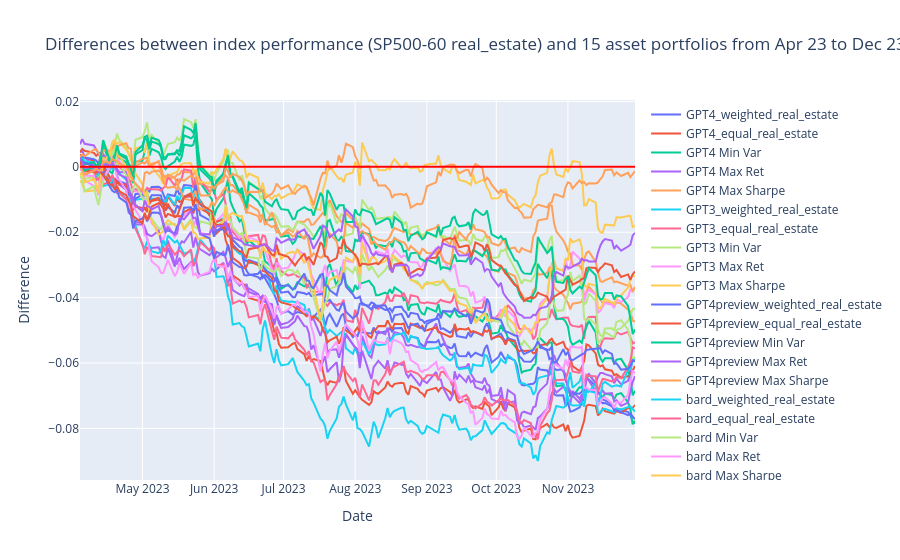

The code cell stored with this chart in its notebook:
### Code cell
outsample_data_diff_comp = cumulative_returns_diff_comp.loc[outsample_startdate:outsample_enddate]

fig = go.Figure()

for column in outsample_data_diff_comp.columns:
    fig.add_trace(go.Scatter(x=outsample_data_diff_comp.index.sort_values(),
                                y=outsample_data_diff_comp[column],
                                mode='lines',
                                name=column))

fig.add_trace(go.Scatter(x=outsample_data.index.sort_values(),
                            y=np.array([0] * len(outsample_data)),
                            mode='lines',
                            name=column,
                            line=dict(width=2, color='red')))

num_asset = len(df_sector)
fig.update_layout(
    title=f'Differences between index performance ({full_ticker} {sector_name}) and {num_asset} asset portfolios from Apr 23 to Dec 23',
    xaxis_title='Date',
    yaxis_title='Difference',
    hovermode="x unified"
)

fig.show()

### Figure 1 — Plotly figure (JSON) as saved in the notebook; plotly's stock layout.template omitted (floating-point values rounded to 4 significant figures; data arrays with more than 128 entries replaced by an {"elided": "..."} marker saying what was removed)
{"data": [{"mode": "lines", "name": "GPT4_weighted_real_estate", "type": "scatter", "x": {"elided": "167 str values"}, "y": {"elided": "167 float values"}}, {"mode": "lines", "name": "GPT4_equal_real_estate", "type": "scatter", "x": {"elided": "167 str values"}, "y": {"elided": "167 float values"}}, {"mode": "lines", "name": "GPT4 Min Var", "type": "scatter", "x": {"elided": "167 str values"}, "y": {"elided": "167 float values"}}, {"mode": "lines", "name": "GPT4 Max Ret", "type": "scatter", "x": {"elided": "167 str values"}, "y": {"elided": "167 float values"}}, {"mode": "lines", "name": "GPT4 Max Sharpe", "type": "scatter", "x": {"elided": "167 str values"}, "y": {"elided": "167 float values"}}, {"mode": "lines", "name": "GPT3_weighted_real_estate", "type": "scatter", "x": {"elided": "167 str values"}, "y": {"elided": "167 float values"}}, {"mode": "lines", "name": "GPT3_equal_real_estate", "type": "scatter", "x": {"elided": "167 str values"}, "y": {"elided": "167 float values"}}, {"mode": "lines", "name": "GPT3 Min Var", "type": "scatter", "x": {"elided": "167 str values"}, "y": {"elided": "167 float values"}}, {"mode": "lines", "name": "GPT3 Max Ret", "type": "scatter", "x": {"elided": "167 str values"}, "y": {"elided": "167 float values"}}, {"mode": "lines", "name": "GPT3 Max Sharpe", "type": "scatter", "x": {"elided": "167 str values"}, "y": {"elided": "167 float values"}}, {"mode": "lines", "name": "GPT4preview_weighted_real_estate", "type": "scatter", "x": {"elided": "167 str values"}, "y": {"elided": "167 float values"}}, {"mode": "lines", "name": "GPT4preview_equal_real_estate", "type": "scatter", "x": {"elided": "167 str values"}, "y": {"elided": "167 float values"}}, {"mode": "lines", "name": "GPT4preview Min Var", "type": "scatter", "x": {"elided": "167 str values"}, "y": {"elided": "167 float values"}}, {"mode": "lines", "name": "GPT4preview Max Ret", "type": "scatter", "x": {"elided": "167 str values"}, "y": {"elided": "167 float values"}}, {"mode": "lines", "name": "GPT4preview Max Sharpe", "type": "scatter", "x": {"elided": "167 str values"}, "y": {"elided": "167 float values"}}, {"mode": "lines", "name": "bard_weighted_real_estate", "type": "scatter", "x": {"elided": "167 str values"}, "y": {"elided": "167 float values"}}, {"mode": "lines", "name": "bard_equal_real_estate", "type": "scatter", "x": {"elided": "167 str values"}, "y": {"elided": "167 float values"}}, {"mode": "lines", "name": "bard Min Var", "type": "scatter", "x": {"elided": "167 str values"}, "y": {"elided": "167 float values"}}, {"mode": "lines", "name": "bard Max Ret", "type": "scatter", "x": {"elided": "167 str values"}, "y": {"elided": "167 float values"}}, {"mode": "lines", "name": "bard Max Sharpe", "type": "scatter", "x": {"elided": "167 str values"}, "y": {"elided": "167 float values"}}, {"mode": "lines", "name": "claude_weighted_real_estate", "type": "scatter", "x": {"elided": "167 str values"}, "y": {"elided": "167 float values"}}, {"mode": "lines", "name": "claude_equal_real_estate", "type": "scatter", "x": {"elided": "167 str values"}, "y": {"elided": "167 float values"}}, {"mode": "lines", "name": "claude Min Var", "type": "scatter", "x": {"elided": "167 str values"}, "y": {"elided": "167 float values"}}, {"mode": "lines", "name": "claude Max Ret", "type": "scatter", "x": {"elided": "167 str values"}, "y": {"elided": "167 float values"}}, {"mode": "lines", "name": "claude Max Sharpe", "type": "scatter", "x": {"elided": "167 str values"}, "y": {"elided": "167 float values"}}, {"line": {"color": "red", "width": 2}, "mode": "lines", "name": "claude Max Sharpe", "type": "scatter", "x": {"elided": "167 str values"}, "y": {"elided": "167 int values"}}], "layout": {"hovermode": "x unified", "title": {"text": "Differences between index performance (SP500-60 real_estate) and 15 asset portfolios from Apr 23 to Dec 23"}, "xaxis": {"title": {"text": "Date"}}, "yaxis": {"title": {"text": "Difference"}}}}
